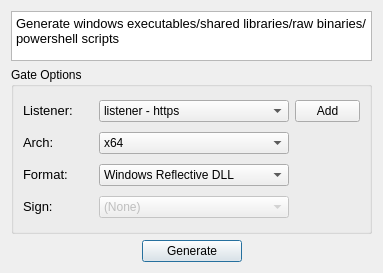
<?xml version="1.0" encoding="UTF-8"?>
<ui version="4.0">
 <class>GateStagelessDialog</class>
 <widget class="QDialog" name="GateStagelessDialog">
  <property name="geometry">
   <rect>
    <x>0</x>
    <y>0</y>
    <width>383</width>
    <height>273</height>
   </rect>
  </property>
  <property name="minimumSize">
   <size>
    <width>0</width>
    <height>0</height>
   </size>
  </property>
  <property name="windowTitle">
   <string>AboutDialog</string>
  </property>
  <layout class="QGridLayout" name="gridLayout_2">
   <item row="2" column="2" colspan="2">
    <widget class="QPushButton" name="b_Generate">
     <property name="minimumSize">
      <size>
       <width>100</width>
       <height>0</height>
      </size>
     </property>
     <property name="text">
      <string>Generate</string>
     </property>
    </widget>
   </item>
   <item row="0" column="0" colspan="6">
    <widget class="QTextEdit" name="text_Description">
     <property name="maximumSize">
      <size>
       <width>16777215</width>
       <height>50</height>
      </size>
     </property>
     <property name="html">
      <string>&lt;!DOCTYPE HTML PUBLIC &quot;-//W3C//DTD HTML 4.0//EN&quot; &quot;http://www.w3.org/TR/REC-html40/strict.dtd&quot;&gt;
&lt;html&gt;&lt;head&gt;&lt;meta name=&quot;qrichtext&quot; content=&quot;1&quot; /&gt;&lt;style type=&quot;text/css&quot;&gt;
p, li { white-space: pre-wrap; }
&lt;/style&gt;&lt;/head&gt;&lt;body style=&quot; font-family:'Sans Serif'; font-size:9pt; font-weight:400; font-style:normal;&quot;&gt;
&lt;p style=&quot; margin-top:0px; margin-bottom:0px; margin-left:0px; margin-right:0px; -qt-block-indent:0; text-indent:0px;&quot;&gt;&lt;span style=&quot; font-size:10pt;&quot;&gt;Generate windows executables/shared libraries/raw binaries/powershell scripts&lt;/span&gt;&lt;/p&gt;&lt;/body&gt;&lt;/html&gt;</string>
     </property>
    </widget>
   </item>
   <item row="2" column="4">
    <spacer name="horizontalSpacer_6">
     <property name="orientation">
      <enum>Qt::Horizontal</enum>
     </property>
     <property name="sizeHint" stdset="0">
      <size>
       <width>40</width>
       <height>20</height>
      </size>
     </property>
    </spacer>
   </item>
   <item row="2" column="1">
    <spacer name="horizontalSpacer_4">
     <property name="orientation">
      <enum>Qt::Horizontal</enum>
     </property>
     <property name="sizeHint" stdset="0">
      <size>
       <width>40</width>
       <height>20</height>
      </size>
     </property>
    </spacer>
   </item>
   <item row="1" column="0" colspan="6">
    <widget class="QGroupBox" name="groupBox">
     <property name="title">
      <string>Gate Options</string>
     </property>
     <layout class="QGridLayout" name="gridLayout">
      <item row="0" column="0">
       <widget class="QLabel" name="label_Listener">
        <property name="minimumSize">
         <size>
          <width>70</width>
          <height>0</height>
         </size>
        </property>
        <property name="maximumSize">
         <size>
          <width>60</width>
          <height>16777215</height>
         </size>
        </property>
        <property name="text">
         <string>&lt;html&gt;&lt;head/&gt;&lt;body&gt;&lt;p&gt;&lt;span style=&quot; font-size:10pt;&quot;&gt;Listener:&lt;/span&gt;&lt;/p&gt;&lt;/body&gt;&lt;/html&gt;</string>
        </property>
       </widget>
      </item>
      <item row="0" column="1">
       <widget class="QComboBox" name="comboBox_Listener">
        <item>
         <property name="text">
          <string>listener - https</string>
         </property>
        </item>
       </widget>
      </item>
      <item row="0" column="2">
       <widget class="QPushButton" name="pushButton_AddListener">
        <property name="minimumSize">
         <size>
          <width>65</width>
          <height>0</height>
         </size>
        </property>
        <property name="maximumSize">
         <size>
          <width>65</width>
          <height>16777215</height>
         </size>
        </property>
        <property name="text">
         <string>Add</string>
        </property>
       </widget>
      </item>
      <item row="1" column="0">
       <widget class="QLabel" name="label_Arch">
        <property name="text">
         <string>&lt;html&gt;&lt;head/&gt;&lt;body&gt;&lt;p&gt;&lt;span style=&quot; font-size:10pt;&quot;&gt;Arch:&lt;/span&gt;&lt;/p&gt;&lt;/body&gt;&lt;/html&gt;</string>
        </property>
       </widget>
      </item>
      <item row="1" column="1">
       <widget class="QComboBox" name="comboBox_Arch">
        <item>
         <property name="text">
          <string>x64</string>
         </property>
        </item>
        <item>
         <property name="text">
          <string>x86</string>
         </property>
        </item>
        <item>
         <property name="text">
          <string>arm64</string>
         </property>
        </item>
       </widget>
      </item>
      <item row="2" column="0">
       <widget class="QLabel" name="label_Format">
        <property name="text">
         <string>&lt;html&gt;&lt;head/&gt;&lt;body&gt;&lt;p&gt;&lt;span style=&quot; font-size:10pt;&quot;&gt;Format:&lt;/span&gt;&lt;/p&gt;&lt;/body&gt;&lt;/html&gt;</string>
        </property>
       </widget>
      </item>
      <item row="2" column="1">
       <widget class="QComboBox" name="comboBox_Format">
        <item>
         <property name="text">
          <string>Windows Reflective DLL</string>
         </property>
        </item>
        <item>
         <property name="text">
          <string>Windows EXE</string>
         </property>
        </item>
        <item>
         <property name="text">
          <string>Windows Service EXE</string>
         </property>
        </item>
        <item>
         <property name="text">
          <string>Windows DLL</string>
         </property>
        </item>
        <item>
         <property name="text">
          <string>Raw Binary</string>
         </property>
        </item>
        <item>
         <property name="text">
          <string>Powershell</string>
         </property>
        </item>
       </widget>
      </item>
      <item row="3" column="0">
       <widget class="QLabel" name="label_Sign">
        <property name="text">
         <string>&lt;html&gt;&lt;head/&gt;&lt;body&gt;&lt;p&gt;&lt;span style=&quot; font-size:10pt;&quot;&gt;Sign:&lt;/span&gt;&lt;/p&gt;&lt;/body&gt;&lt;/html&gt;</string>
        </property>
       </widget>
      </item>
      <item row="3" column="1">
       <widget class="QComboBox" name="comboBox_Signer">
        <property name="enabled">
         <bool>false</bool>
        </property>
        <property name="editable">
         <bool>false</bool>
        </property>
        <item>
         <property name="text">
          <string>(None)</string>
         </property>
        </item>
       </widget>
      </item>
     </layout>
    </widget>
   </item>
  </layout>
 </widget>
 <resources/>
 <connections/>
</ui>
